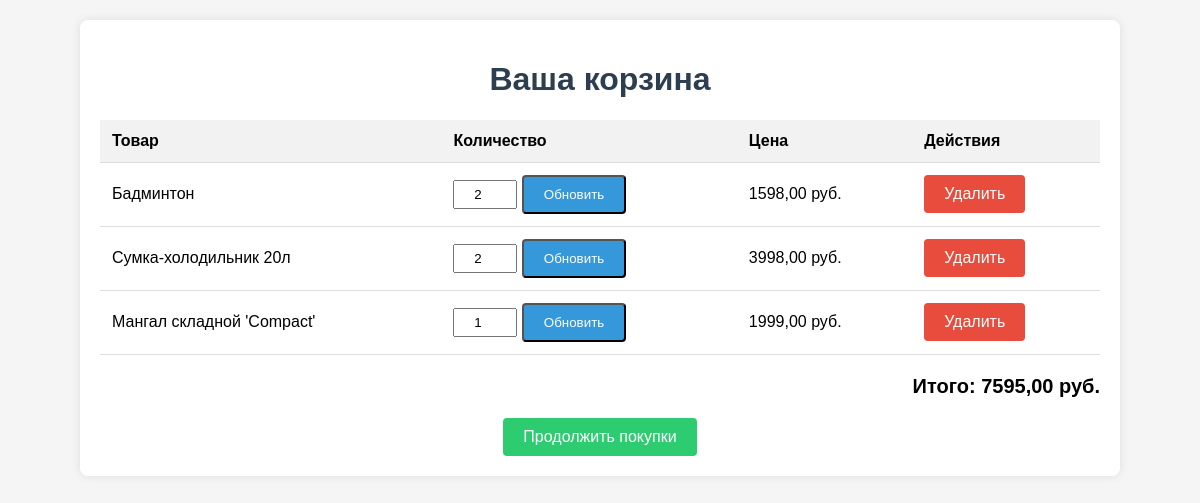
The page /picnic_shop/cart/ (signed in) on the database as committed earlier.
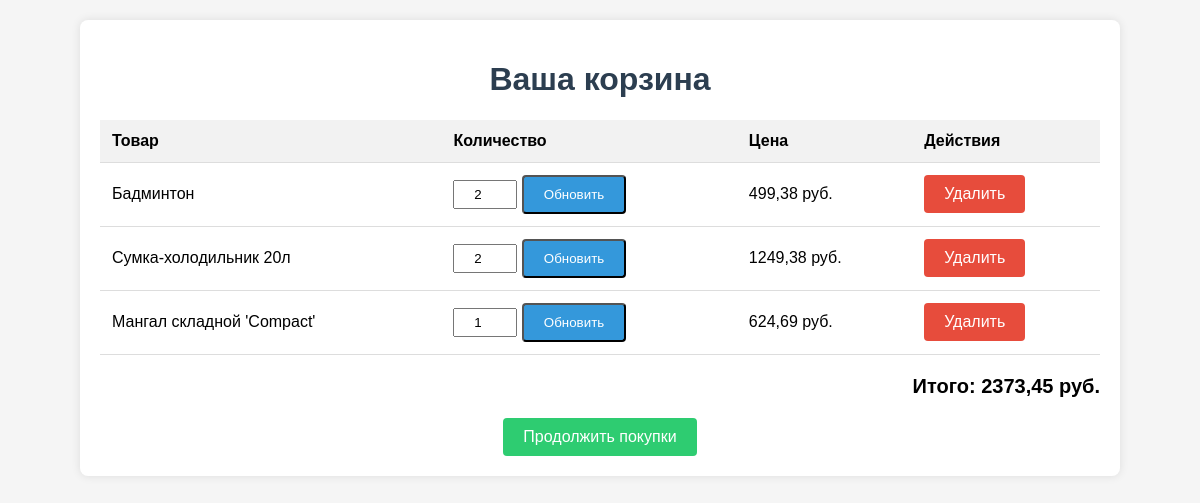
The same page on the database as committed later.
### picnic_shop/models.py (models this page shows, shortened)
class CartItem(models.Model):
    cart = models.ForeignKey(
        Cart,
        on_delete=models.CASCADE,
        related_name="cart_items",
        verbose_name="Корзина"
    )
    product = models.ForeignKey(
        Product,
        on_delete=models.CASCADE,
        verbose_name="Товар"
    )
    quantity = models.PositiveIntegerField(
        default=1,
        verbose_name="Количество"
    )
    def item_price(self):
        return self.product.price * self.quantity
    class Meta:
        verbose_name = "Элемент корзины"
        verbose_name_plural = "Элементы корзины"

class Product(models.Model):
    name = models.CharField(max_length=200, verbose_name="Название")
    description = models.TextField(verbose_name="Описание")
    image = models.ImageField(upload_to="products/", verbose_name="Фото товара")
    price = models.DecimalField(
        max_digits=10,
        decimal_places=2,
        validators=[MinValueValidator(0)],
        verbose_name="Цена"
    )
    stock = models.IntegerField(
        validators=[MinValueValidator(0)],
        verbose_name="Количество на складе"
    )
    category = models.ForeignKey(
        Category,
        on_delete=models.CASCADE,
        verbose_name="Категория"
    )
    manufacturer = models.ForeignKey(
        Manufacturer,
        on_delete=models.CASCADE,
        verbose_name="Производитель"
    )
    class Meta:
        verbose_name = "Товар"
        verbose_name_plural = "Товары"

### picnic_shop/views.py (the view)
# urls.py: path('cart/', views.cart_view, name='cart_view'),
@login_required
def cart_view(request):
    cart = get_object_or_404(Cart, user=request.user)
    cart_items = cart.cart_items.all()
    total_price = sum(item.item_price() for item in cart_items)
    return render(request, 'shop/cart.html', {
        'cart_items': cart_items,
        'total_price': total_price,
    })

### picnic_shop/templates/shop/cart.html (shortened to what this page needs)
<!DOCTYPE html>
<html>
<head>
</head>
<body>
    <div class="container">
        <h1>Ваша корзина</h1>
        {% if cart_items %}
            <table>
                <thead>
                    <tr>
                        <th>Товар</th>
                        <th>Количество</th>
                        <th>Цена</th>
                        <th>Действия</th>
                    </tr>
                </thead>
                <tbody>
                    {% for item in cart_items %}
                        <tr>
                            <td>{{ item.product.name }}</td>
                            <td>
                                <form method="post" action="{% url 'update_cart' item.id %}">
                                    <input type="number" name="quantity" value="{{ item.quantity }}" min="1" class="quantity-input">
                                    <button type="submit" class="btn">Обновить</button>
                                </form>
                            </td>
                            <td>{{ item.item_price }} руб.</td>
                            <td>
                                <a href="{% url 'remove_from_cart' item.id %}" class="btn btn-danger">Удалить</a>
                            </td>
                        </tr>
                    {% endfor %}
                </tbody>
            </table>
            <div class="total">
                Итого: {{ total_price }} руб.
            </div>
        {% else %}
            <div class="empty-cart">
                Ваша корзина пуста
            </div>
        {% endif %}
        <div style="text-align: center;">
            <a href="{% url 'product_list' %}" class="btn continue-btn">Продолжить покупки</a>
        </div>
    </div>
</body>
</html>

Rows that differ between the two databases and show on the page:
changed through a linked row, CartItem "Бадминтон": item_price "1598,00" → "499,38"
changed through a linked row, CartItem "Сумка-холодильник 20л": item_price "3998,00" → "1249,38"
changed through a linked row, CartItem "Мангал складной 'Compact'": item_price "1999,00" → "624,69"
Other text that changed with them:
{{ total_price }}: "7595,00" → "2373,45"
